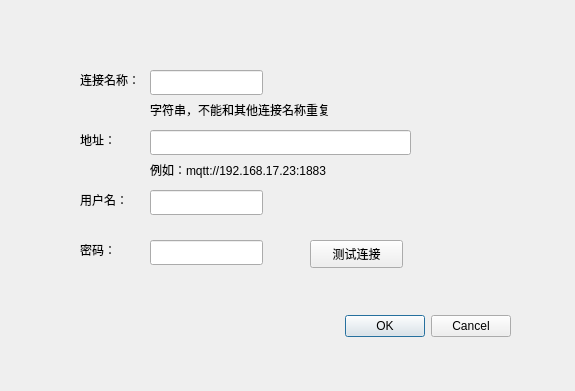
<?xml version="1.0" encoding="UTF-8"?>
<ui version="4.0">
 <class>HostDialog</class>
 <widget class="QDialog" name="HostDialog">
  <property name="geometry">
   <rect>
    <x>0</x>
    <y>0</y>
    <width>575</width>
    <height>391</height>
   </rect>
  </property>
  <property name="windowTitle">
   <string>Dialog</string>
  </property>
  <widget class="QDialogButtonBox" name="buttonBox">
   <property name="geometry">
    <rect>
     <x>170</x>
     <y>310</y>
     <width>341</width>
     <height>32</height>
    </rect>
   </property>
   <property name="orientation">
    <enum>Qt::Orientation::Horizontal</enum>
   </property>
   <property name="standardButtons">
    <set>QDialogButtonBox::StandardButton::Cancel|QDialogButtonBox::StandardButton::Ok</set>
   </property>
  </widget>
  <widget class="QLabel" name="label">
   <property name="geometry">
    <rect>
     <x>80</x>
     <y>240</y>
     <width>69</width>
     <height>19</height>
    </rect>
   </property>
   <property name="text">
    <string>密码：</string>
   </property>
  </widget>
  <widget class="QLabel" name="label_2">
   <property name="geometry">
    <rect>
     <x>80</x>
     <y>70</y>
     <width>69</width>
     <height>19</height>
    </rect>
   </property>
   <property name="text">
    <string>连接名称：</string>
   </property>
  </widget>
  <widget class="QLabel" name="label_3">
   <property name="geometry">
    <rect>
     <x>80</x>
     <y>130</y>
     <width>69</width>
     <height>19</height>
    </rect>
   </property>
   <property name="text">
    <string>地址：</string>
   </property>
  </widget>
  <widget class="QLabel" name="label_4">
   <property name="geometry">
    <rect>
     <x>80</x>
     <y>190</y>
     <width>69</width>
     <height>19</height>
    </rect>
   </property>
   <property name="text">
    <string>用户名：</string>
   </property>
  </widget>
  <widget class="QLineEdit" name="nameEdit">
   <property name="geometry">
    <rect>
     <x>150</x>
     <y>70</y>
     <width>113</width>
     <height>25</height>
    </rect>
   </property>
  </widget>
  <widget class="QLineEdit" name="addressEdit">
   <property name="geometry">
    <rect>
     <x>150</x>
     <y>130</y>
     <width>261</width>
     <height>25</height>
    </rect>
   </property>
  </widget>
  <widget class="QLineEdit" name="usernameEdit">
   <property name="geometry">
    <rect>
     <x>150</x>
     <y>190</y>
     <width>113</width>
     <height>25</height>
    </rect>
   </property>
  </widget>
  <widget class="QLineEdit" name="passwordEdit">
   <property name="geometry">
    <rect>
     <x>150</x>
     <y>240</y>
     <width>113</width>
     <height>25</height>
    </rect>
   </property>
  </widget>
  <widget class="QLabel" name="label_5">
   <property name="geometry">
    <rect>
     <x>150</x>
     <y>100</y>
     <width>261</width>
     <height>19</height>
    </rect>
   </property>
   <property name="text">
    <string>字符串，不能和其他连接名称重复</string>
   </property>
  </widget>
  <widget class="QLabel" name="label_6">
   <property name="geometry">
    <rect>
     <x>150</x>
     <y>160</y>
     <width>281</width>
     <height>19</height>
    </rect>
   </property>
   <property name="text">
    <string>例如：mqtt://192.168.17.23:1883</string>
   </property>
  </widget>
  <widget class="QLabel" name="hintLabel">
   <property name="geometry">
    <rect>
     <x>70</x>
     <y>20</y>
     <width>361</width>
     <height>19</height>
    </rect>
   </property>
   <property name="text">
    <string/>
   </property>
  </widget>
  <widget class="QPushButton" name="testButton">
   <property name="geometry">
    <rect>
     <x>310</x>
     <y>240</y>
     <width>93</width>
     <height>28</height>
    </rect>
   </property>
   <property name="text">
    <string>测试连接</string>
   </property>
  </widget>
 </widget>
 <resources/>
 <connections>
  <connection>
   <sender>buttonBox</sender>
   <signal>accepted()</signal>
   <receiver>HostDialog</receiver>
   <slot>accept()</slot>
   <hints>
    <hint type="sourcelabel">
     <x>248</x>
     <y>254</y>
    </hint>
    <hint type="destinationlabel">
     <x>157</x>
     <y>274</y>
    </hint>
   </hints>
  </connection>
  <connection>
   <sender>buttonBox</sender>
   <signal>rejected()</signal>
   <receiver>HostDialog</receiver>
   <slot>reject()</slot>
   <hints>
    <hint type="sourcelabel">
     <x>316</x>
     <y>260</y>
    </hint>
    <hint type="destinationlabel">
     <x>286</x>
     <y>274</y>
    </hint>
   </hints>
  </connection>
 </connections>
</ui>
